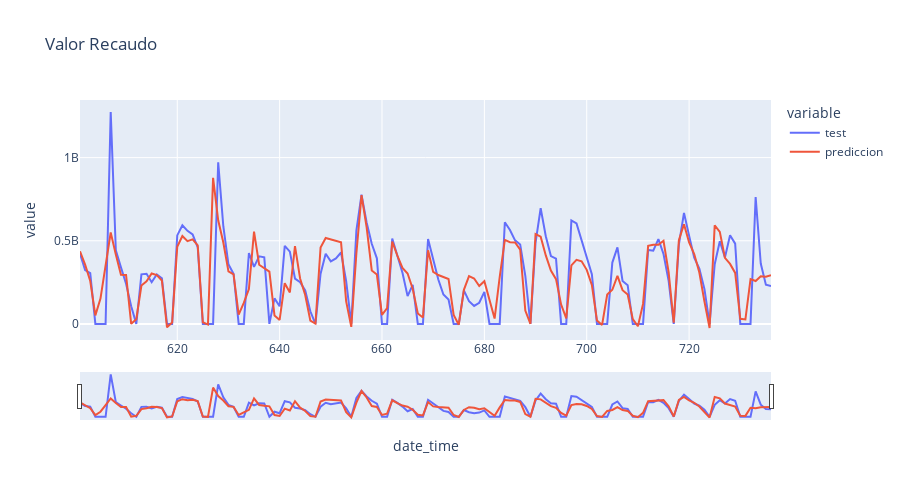

Notebook source saved alongside this figure:
### Code cell
# Gráfico interactivo serie temporal
# ==============================================================================
datos_plot = pd.DataFrame({
                'test': datos_test['value'],
                'prediccion': predicciones['pred'],

                 })
datos_plot.index.name = 'date_time'

fig = px.line(
    data_frame = datos_plot.reset_index(),
    x      = 'date_time',
    y      = datos_plot.columns,
    title  = 'Valor Recaudo',
    width  = 900,
    height = 500
)

fig.update_xaxes(rangeslider_visible=True)
fig.show()

### Figure 1 — Plotly figure (JSON) as saved in the notebook; plotly's stock layout.template omitted (floating-point values rounded to 4 significant figures; data arrays with more than 128 entries replaced by an {"elided": "..."} marker saying what was removed)
{"data": [{"hovertemplate": "variable=test<br>date_time=%{x}<br>value=%{y}<extra></extra>", "legendgroup": "test", "line": {"color": "#636efa", "dash": "solid"}, "marker": {"symbol": "circle"}, "mode": "lines", "name": "test", "orientation": "v", "showlegend": true, "type": "scatter", "x": {"elided": "136 int values"}, "xaxis": "x", "y": {"elided": "136 int values"}, "yaxis": "y"}, {"hovertemplate": "variable=prediccion<br>date_time=%{x}<br>value=%{y}<extra></extra>", "legendgroup": "prediccion", "line": {"color": "#EF553B", "dash": "solid"}, "marker": {"symbol": "circle"}, "mode": "lines", "name": "prediccion", "orientation": "v", "showlegend": true, "type": "scatter", "x": {"elided": "136 int values"}, "xaxis": "x", "y": {"elided": "136 float values"}, "yaxis": "y"}], "layout": {"height": 500, "legend": {"title": {"text": "variable"}, "tracegroupgap": 0}, "title": {"text": "Valor Recaudo"}, "width": 900, "xaxis": {"anchor": "y", "domain": [0, 1], "rangeslider": {"visible": true}, "title": {"text": "date_time"}}, "yaxis": {"anchor": "x", "domain": [0, 1], "title": {"text": "value"}}}}
